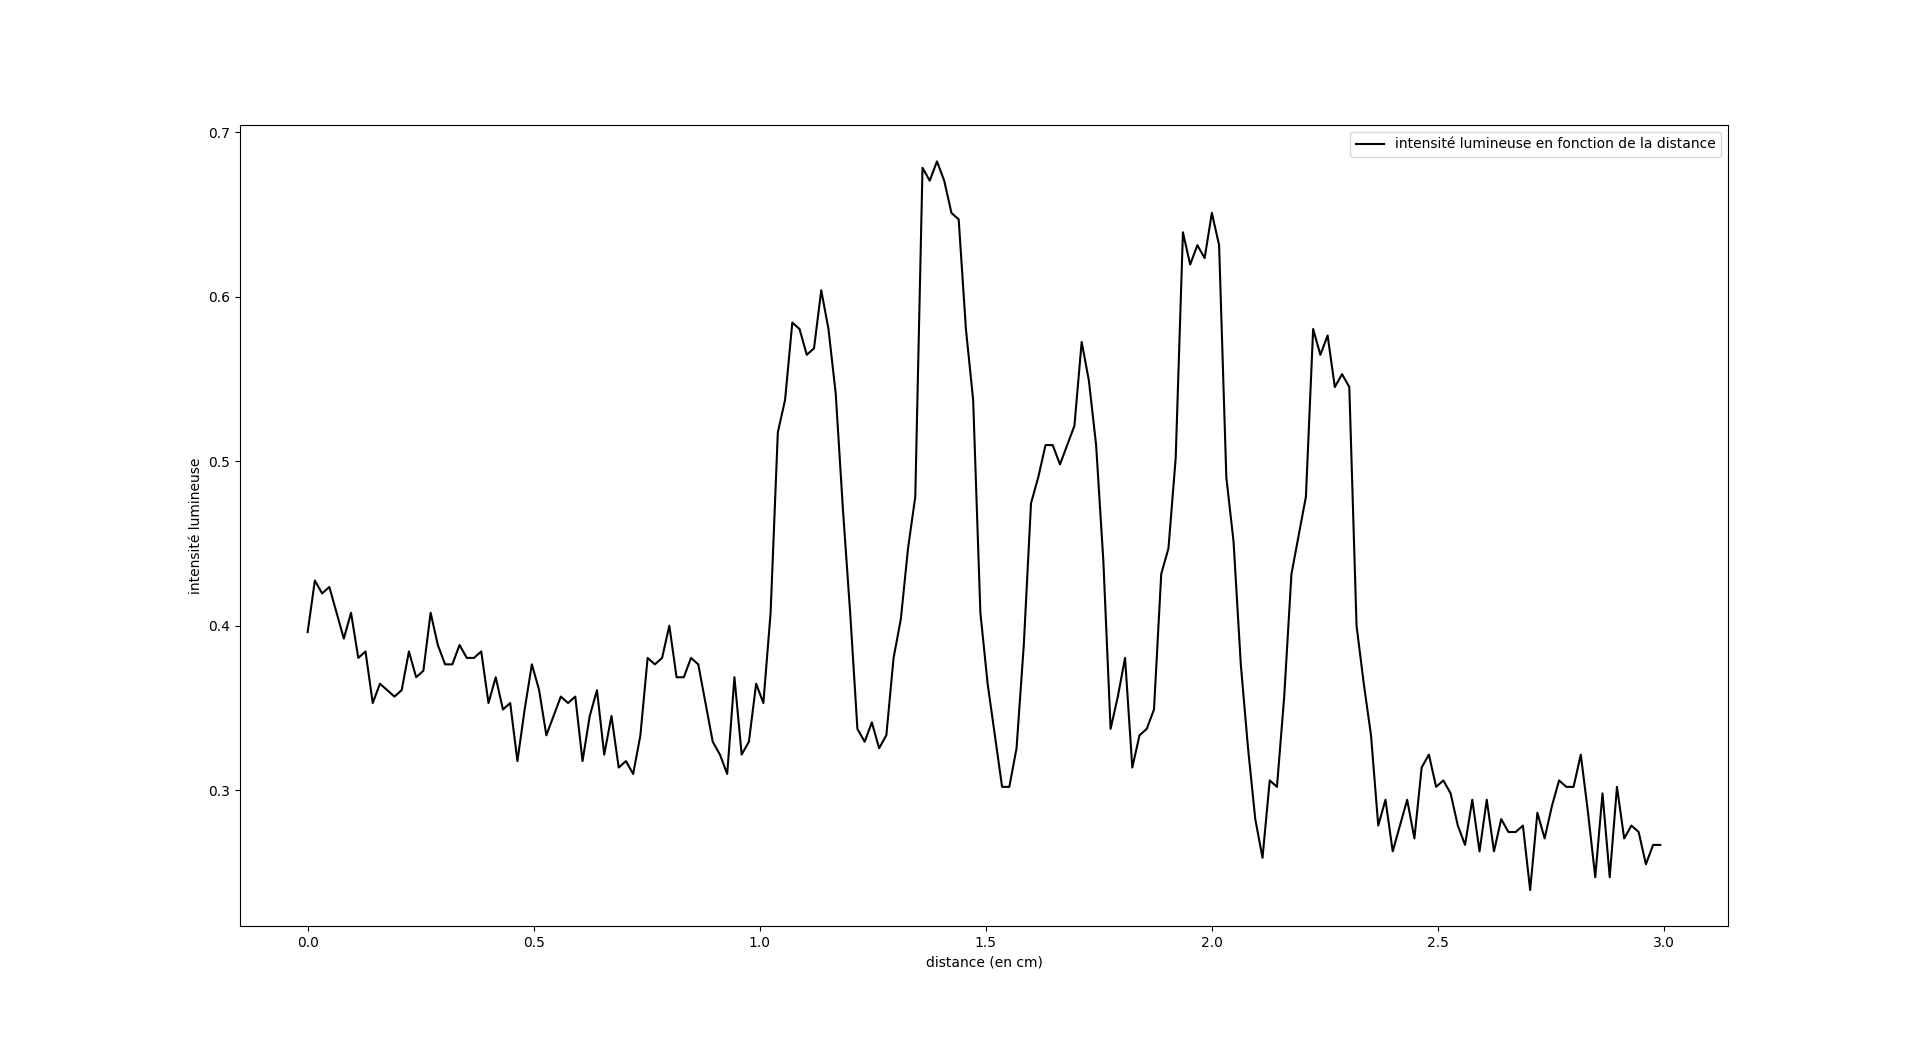

The Python source for this figure:
import matplotlib.pyplot as plt
import numpy as np
import matplotlib.image as mpimg

B1 = []
B2 = []
B3 = []

img = mpimg.imread('chunk-of-interference-patern.PNG')
plt.imshow(img)
plt.show()

img_lum = img[:][:][0]
plt.imshow(img_lum)
plt.show()

d = np.linspace(0, (len(img[0]) - 1) * 0.016, len(img[0]))
for i in img_lum:
    B1.append(i[0])
    B2.append(i[1])
    B3.append(i[2])

plt.plot(d, B2, color = 'black', label = "intensité lumineuse en fonction de la distance")
plt.xlabel("distance (en cm)")
plt.ylabel("intensité lumineuse")
plt.legend()
plt.show()
